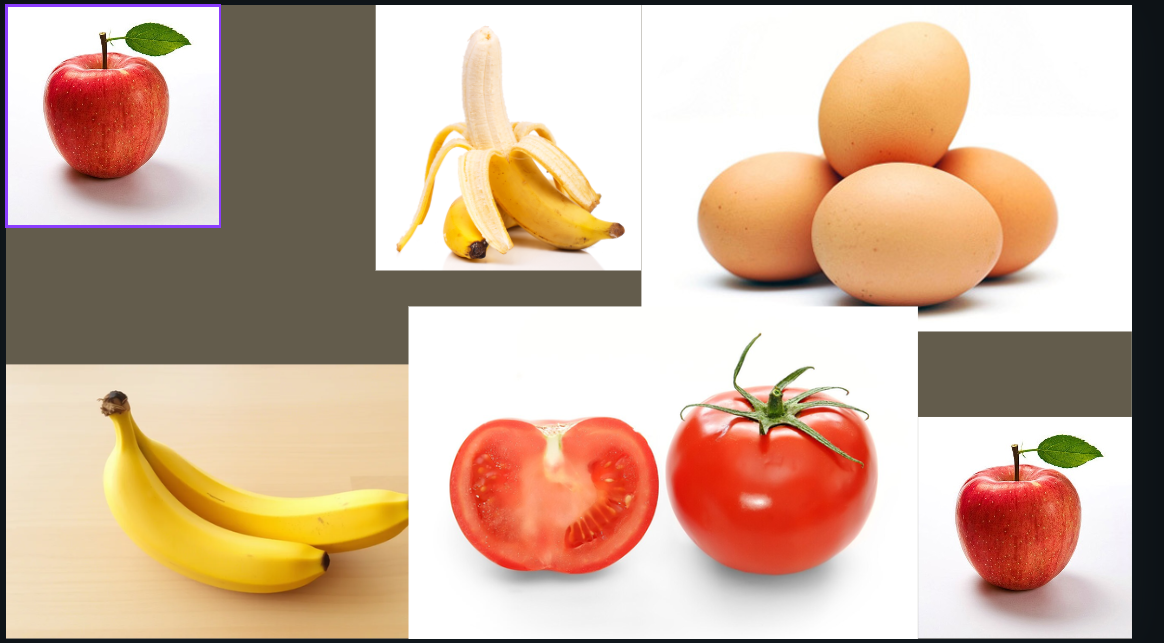
#> input picture image.png, 1164 x 643 px
$ python -i image_transfer.py   (imports and definitions only)
#> lines starting #> are read from the running program, lines starting #| are printed output that depends on the picture; after the words box and inside, x2 and y2 are one past the last pixel; in counts of white or black regions, pixels touching at a corner belong together
import os
import cv2
import numpy as np
import pandas as pd
import random
from sklearn.model_selection import train_test_split
from tensorflow.keras.preprocessing.image import img_to_array
from tensorflow.keras.applications.vgg16 import VGG16, preprocess_input
from tensorflow.keras.models import Model
from tensorflow.keras.layers import GlobalAveragePooling2D
import tensorflow as tf
from tqdm import tqdm
seed_value = 50
# [3 lines not run here, left out]
# === CẤU HÌNH ===
DATASET_DIR = "BE/train"
IMG_SIZE = (244, 244)
TEST_SIZE = 0.2
AUGMENT = False  # Bật True nếu muốn tăng cường dữ liệu
SAVE_DIR = "BE/CSV"

# === LOAD VGG16 với GlobalAveragePooling2D và fine-tune 4 tầng cuối ===
# [1 line that did not run here, left out]
# [1 line that did not run here, left out]

# [2 lines not run here, left out]

# [1 line that did not run here, left out]
# [1 line that did not run here, left out]

# === HÀM TĂNG CƯỜNG DỮ LIỆU ===
def augment_image(img):
    if random.random() < 0.5:
        img = cv2.flip(img, 1)
    angle = random.choice([0, 90, 180, 270])
    if angle:
        img = cv2.rotate(img, getattr(cv2, f"ROTATE_{angle}_CLOCKWISE"))
    img_yuv = cv2.cvtColor(img, cv2.COLOR_BGR2YUV)
    img_yuv[:, :, 0] = cv2.equalizeHist(img_yuv[:, :, 0])
    img = cv2.cvtColor(img_yuv, cv2.COLOR_YUV2BGR)
    return img

# === HÀM TRÍCH ĐẶC TRƯNG ===
def extract_features(image_path, augment=False):
#> called with image_path = '../image.png', augment = False
    img = cv2.imread(image_path)
#> img is the input picture: shape (643, 1164, 3); mean B, G, R 156.2, 177.5, 205.3
    if img is None:
        return None

    # --- Trích ROI ---
    gray = cv2.cvtColor(img, cv2.COLOR_BGR2GRAY)
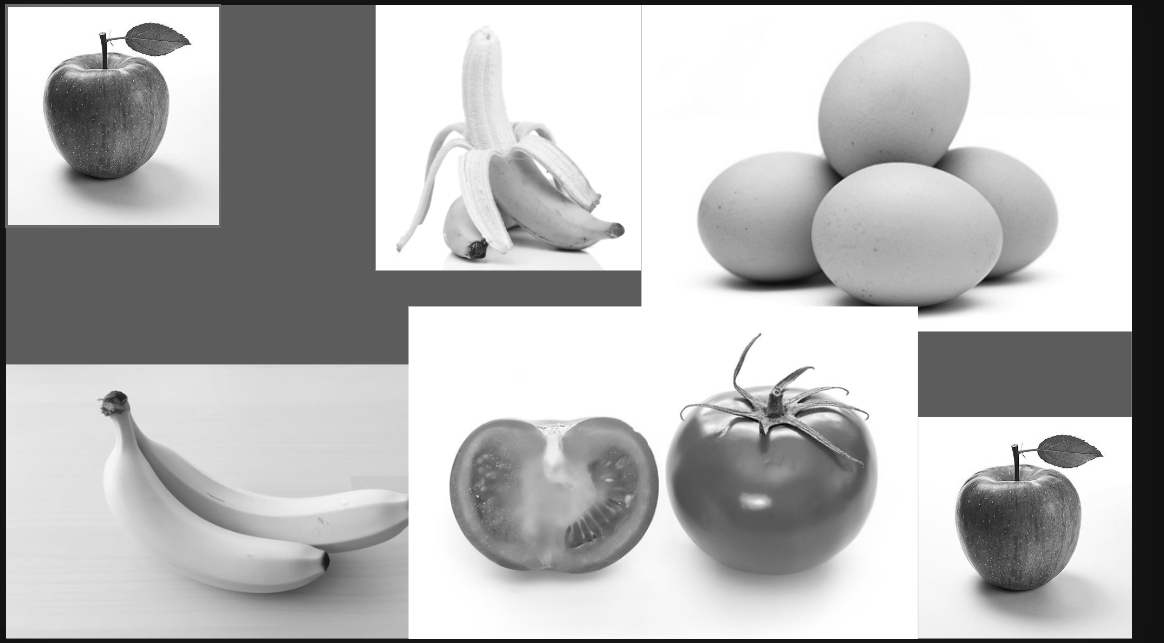
#> gray: shape (643, 1164); min 5, max 255, mean 183.4
    blur = cv2.GaussianBlur(gray, (5, 5), 0)
    _, thresh = cv2.threshold(blur, 50, 255, cv2.THRESH_BINARY + cv2.THRESH_OTSU)
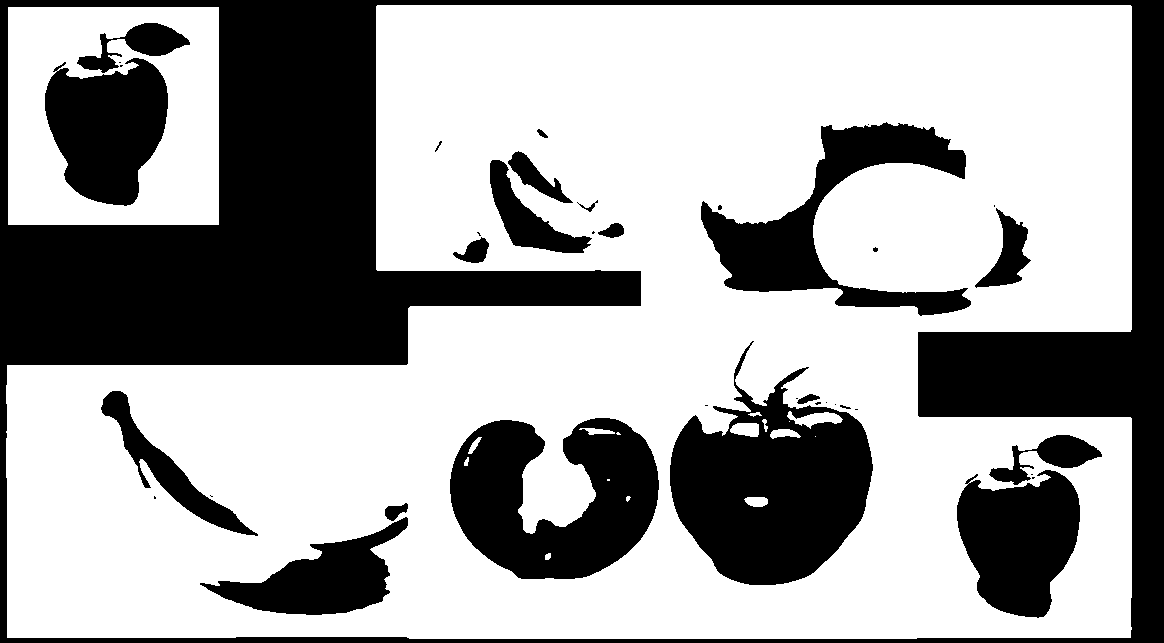
#> thresh: shape (643, 1164); 64% white; 39 black regions (18 under 20 px)
    contours, _ = cv2.findContours(thresh, cv2.RETR_EXTERNAL, cv2.CHAIN_APPROX_SIMPLE)
#> contours = 2 contours; box (x1, y1, x2, y2) and area: (6, 5, 1132, 639) 548052, (8, 7, 219, 225) 45570
    if contours:
        c = max(contours, key=cv2.contourArea)
#> c = contour of 56 points, box (x1, y1, x2, y2) (6, 5, 1132, 639), area 548052
        x, y, w, h = cv2.boundingRect(c)
#> x = 6; y = 5; w = 1126; h = 634
        img = img[y:y+h, x:x+w]  # Cắt ROI
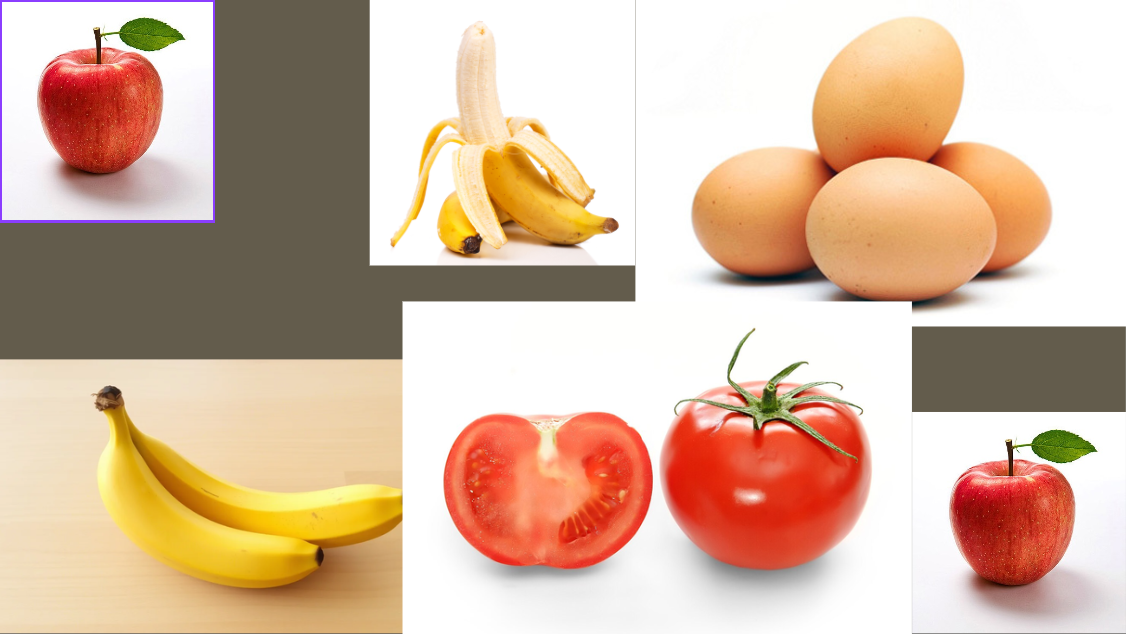
#> img: shape (634, 1126, 3); mean B, G, R 162.5, 185.1, 214.5

    img = cv2.resize(img, IMG_SIZE)
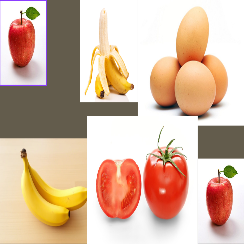
#> img: shape (244, 244, 3); mean B, G, R 162.7, 185.2, 214.6
    if augment:
        img = augment_image(img)
#> (the run stopped early here; a loop or call above may not have finished)
